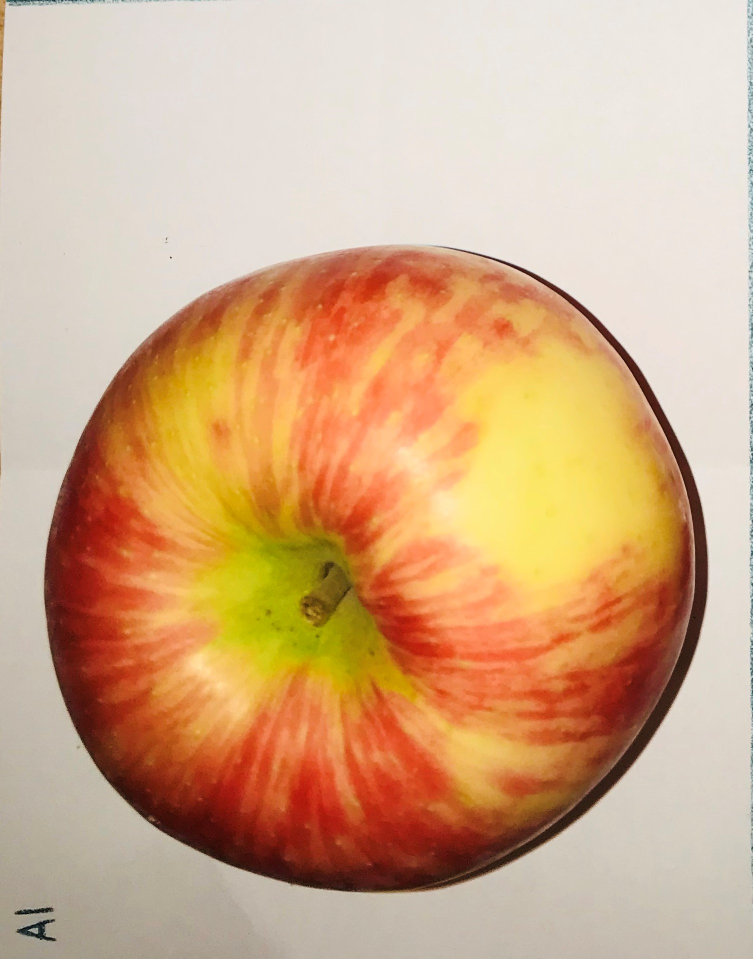
#> input picture data/B/experiement1/pic/a1t1b.jpg, 1505 x 1917 px (shown at 1/2 size)
$ python -i process_images.py   (imports and definitions only)
#> lines starting #> are read from the running program, lines starting #| are printed output that depends on the picture; after the words box and inside, x2 and y2 are one past the last pixel; in counts of white or black regions, pixels touching at a corner belong together
#> further down, picture is the input picture: shape (1917, 1505, 3); mean B, G, R 134.1, 170.8, 210.3
#!/usr/bin/env python3

import cv2
import getopt
import imutils
import matplotlib.pyplot as plt
import numpy as np
import PIL
import sys

from experiment_images import ExperimentImages
from PIL import Image

def get_contour_box(img):
    gray = cv2.cvtColor(img, cv2.COLOR_BGR2GRAY) # convert to grayscale
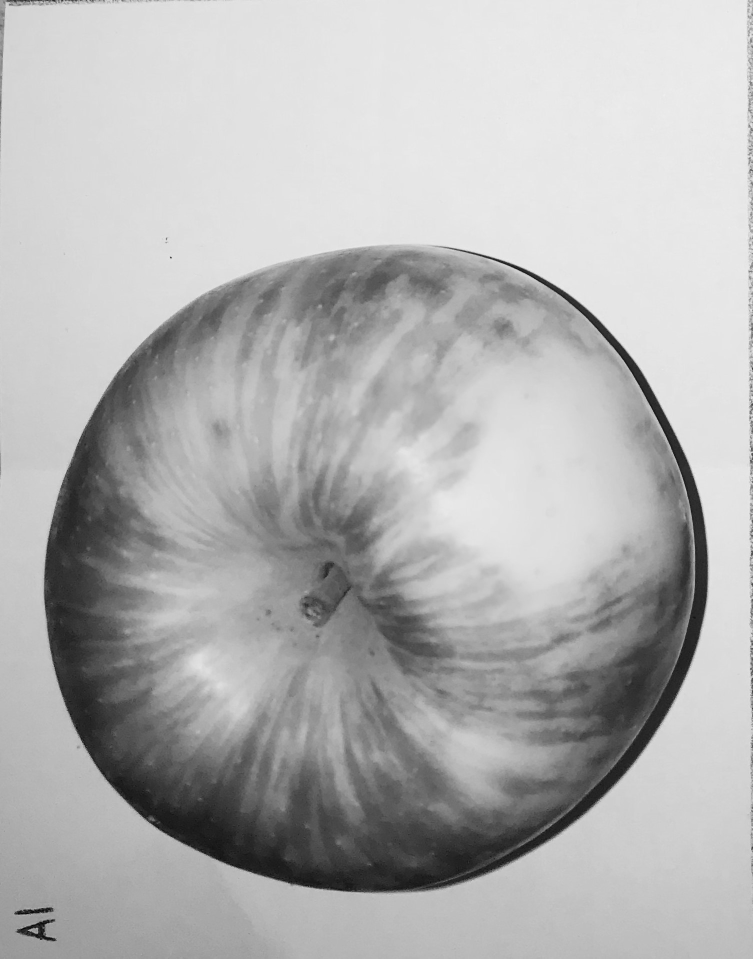
#> gray: shape (1917, 1505) (shown at 1/2 size); min 1, max 242, mean 178.4
    # threshold to get just the signature (INVERTED)
    retval, thresh_gray = cv2.threshold(gray, thresh=100, maxval=255, type=cv2.THRESH_BINARY_INV)
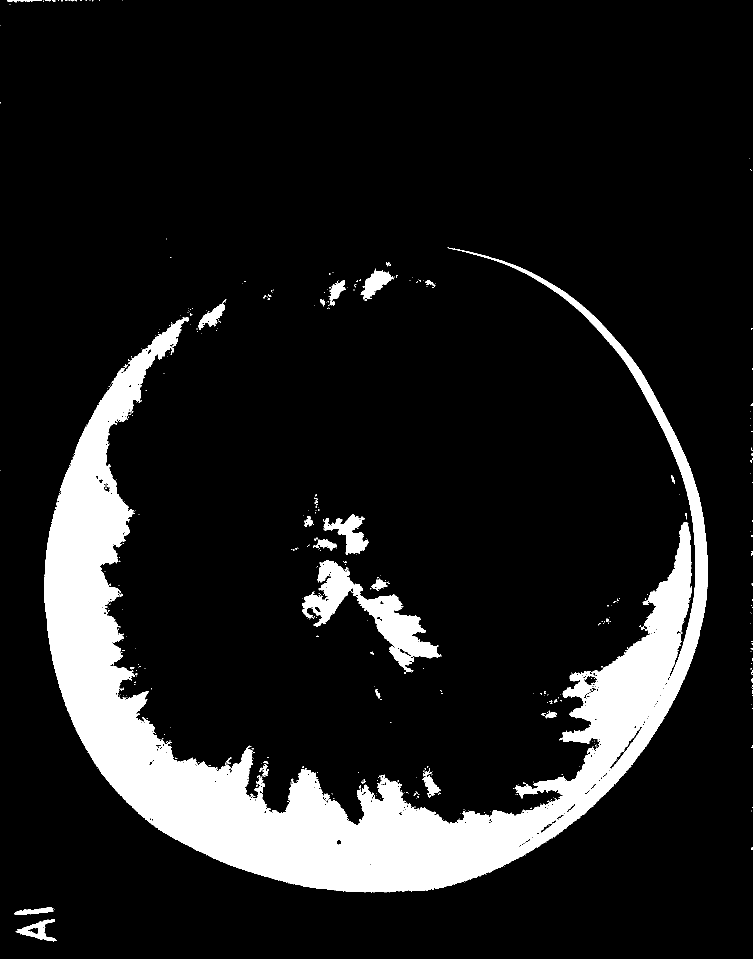
#> thresh_gray: shape (1917, 1505) (shown at 1/2 size); 11.8% white; 455 white regions (418 under 20 px)
    contours, hierarchy = cv2.findContours(thresh_gray,cv2.RETR_LIST, cv2.CHAIN_APPROX_SIMPLE)
#> contours = 888 contours, 813 with area under 20; largest, box (x1, y1, x2, y2) and area: (89, 495, 1416, 1785) 307622, (604, 1121, 883, 1344) 16070, (647, 1029, 737, 1110) 2831, (721, 537, 788, 599) 1682, (31, 1839, 113, 1883) 1388

    # Find object with the biggest bounding box
    mx = (0,0,0,0)      # biggest bounding box so far
    mx_area = 0
    for cont in contours:
        x,y,w,h = cv2.boundingRect(cont)
        area = w*h
        if area > mx_area:
            mx = x,y,w,h
            mx_area = area
#> this loop made 888 passes
#> (x, y, w, h, area, mx_area) on passes 1, 2, 4, 335, 621, 863: (86, 1866, 4, 5, 20, 20), (55, 1854, 23, 15, 345, 345), (31, 1839, 82, 44, 3608, 3608), (1219, 1451, 67, 88, 5896, 5896), (604, 1121, 279, 223, 62217, 62217), (89, 495, 1327, 1290, 1711830, 1711830)
#> (x, y, w, h, area) on passes 3, 9, 25, 27, 28, 31: (85, 1853, 4, 5, 20), (29, 1815, 78, 15, 1170), (1036, 1683, 17, 12, 204), (672, 1679, 12, 12, 144), (1051, 1677, 11, 8, 88), (1063, 1672, 8, 7, 56)
#> after the loop, mx_area = 1711830
    # slightly enlarge box
    x,y,w,h = mx
    mx = (x-1, y-1, w+1, h+1)
#> mx = (88, 494, 1328, 1291)
    return mx

# [85 lines left out: functions add_contour_box, crop_image, display_image_set, image_resize, main, not called in this run]
    #boxed = [add_contour_box(img) for img in images]
    #cropped = [crop_image(img) for img in images]
    #display_image_set([images, boxed, cropped], exp_images.list_times())


# [2 lines not run here, left out]

>>> import cv2
>>> picture = cv2.imread('../../data/B/experiement1/pic/a1t1b.jpg')
>>> result = get_contour_box(picture)
#> result = (88, 494, 1328, 1291)
